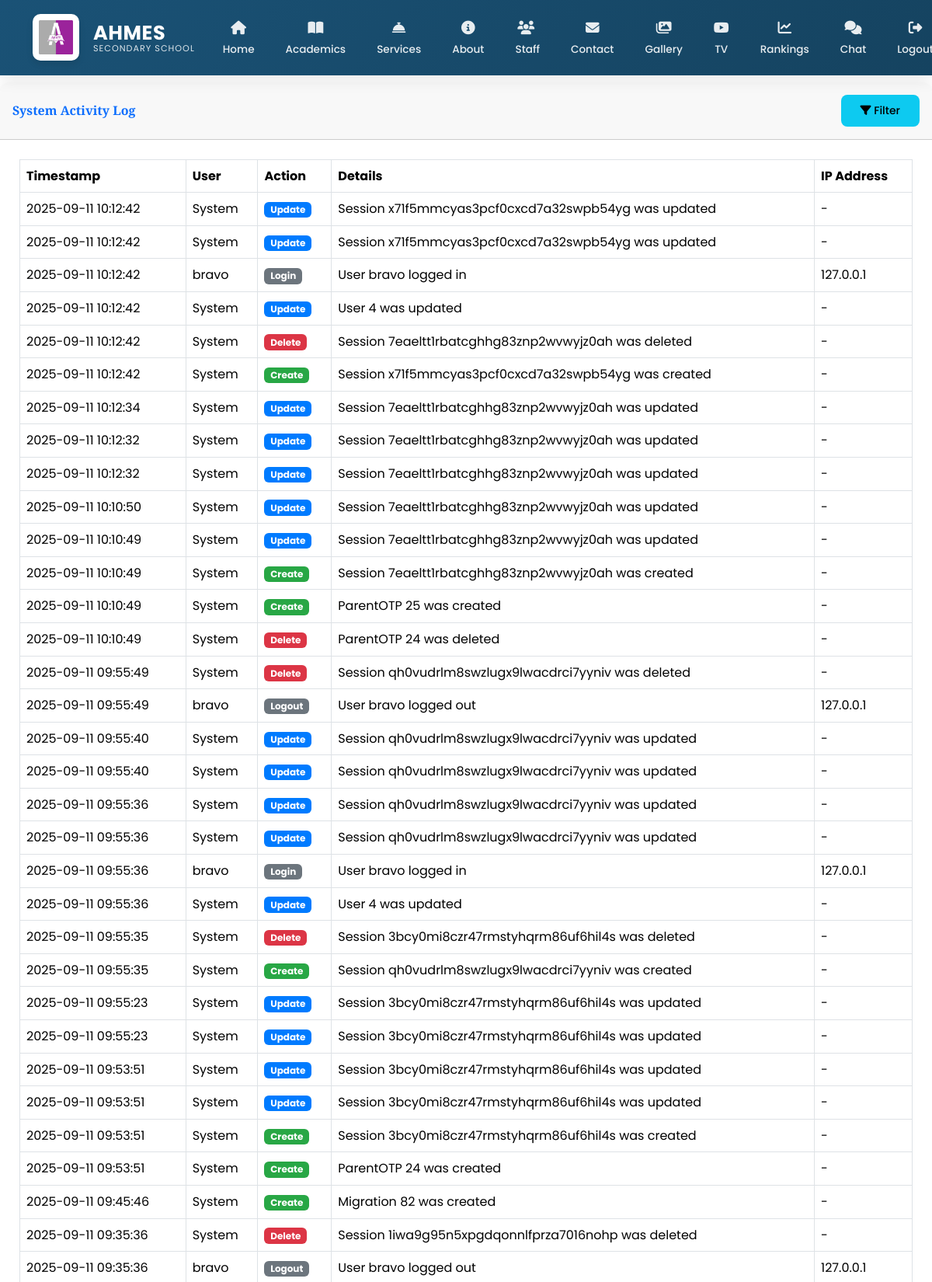
Screenshot of /ad/activity-log/?page=2 (signed in, upper part) with the database file from the repository.
### main/models.py (models this page shows, shortened)
class ActivityLog(models.Model):
    ACTION_CHOICES = [
        ('CREATE', 'Create'),
        ('UPDATE', 'Update'),
        ('DELETE', 'Delete'),
        ('LOGIN', 'Login'),
        ('LOGOUT', 'Logout'),
        ('LOGIN_FAILED', 'Login Failed'),
        ('PASSWORD_CHANGE', 'Password Change'),
    ]
    user = models.ForeignKey(User, on_delete=models.SET_NULL, null=True, blank=True)
    action = models.CharField(max_length=20, choices=ACTION_CHOICES)
    content_type = models.ForeignKey(ContentType, on_delete=models.SET_NULL, null=True, blank=True)
    object_id = models.CharField(max_length=50, null=True, blank=True)  # Changed to CharField
    content_object = GenericForeignKey('content_type', 'object_id')
    details = models.TextField(blank=True)
    ip_address = models.GenericIPAddressField(null=True, blank=True)
    user_agent = models.CharField(max_length=255, blank=True)
    timestamp = models.DateTimeField(auto_now_add=True)
    class Meta:
        ordering = ['-timestamp']
        verbose_name = 'Activity Log'
        verbose_name_plural = 'Activity Logs'

class User(AbstractUser):
    is_parent = models.BooleanField(default=False)
    is_admin = models.BooleanField(default=False)
    is_staff_member = models.BooleanField(default=False)
    is_student = models.BooleanField(default=False)
    last_activity = models.DateTimeField(null=True, blank=True)
    groups = models.ManyToManyField(
        Group,
        verbose_name=_('groups'),
        blank=True,
        help_text=_(
            'The groups this user belongs to. A user will get all permissions '
            'granted to each of their groups.'
        ),
        related_name="custom_user_set",
        related_query_name="user",
    )
    user_permissions = models.ManyToManyField(
        Permission,
        verbose_name=_('user permissions'),
        blank=True,
        help_text=_('Specific permissions for this user.'),
        related_name="custom_user_set",
        related_query_name="user",
    )
    class Meta:
        swappable = 'AUTH_USER_MODEL'
        db_table = 'auth_user'
    def __str__(self):
        return self.username

### main/views.py (the view)
# urls.py: path('ad/activity-log/', activity_log, name='activity_log'),
@login_required
@user_passes_test(lambda u: u.is_admin)
def activity_log(request):
    action = request.GET.get('action', '')
    user_id = request.GET.get('user', '')
    date_from = request.GET.get('date_from', '')
    date_to = request.GET.get('date_to', '')
    activities = ActivityLog.objects.all().select_related('user').order_by('-timestamp')
    if action:
        activities = activities.filter(action=action)
    if user_id:
        activities = activities.filter(user_id=user_id)
    if date_from:
        try:
            date_from_obj = datetime.strptime(date_from, '%Y-%m-%d').date()
            activities = activities.filter(timestamp__date__gte=date_from_obj)
        except ValueError:
            pass
    if date_to:
        try:
            date_to_obj = datetime.strptime(date_to, '%Y-%m-%d').date()
            activities = activities.filter(timestamp__date__lte=date_to_obj)
        except ValueError:
            pass
    paginator = Paginator(activities, 50)
    page_number = request.GET.get('page')
    page_obj = paginator.get_page(page_number)
    users = User.objects.filter(activitylog__isnull=False).distinct()
    filtered_user = None
    if user_id:
        try:
            filtered_user = User.objects.get(id=user_id)
        except User.DoesNotExist:
            pass
    context = {
        'page_obj': page_obj,
        'actions': ActivityLog.ACTION_CHOICES,
        'users': users,
        'selected_action': action,
        'selected_user': user_id,
        'filtered_user': filtered_user,  # Add this
        'date_from': date_from,
        'date_to': date_to,
    }
    return render(request, 'main/activity_log.html', context)

### main/context_processors.py (called while the page is built)
def admin_counts(request):
    if request.user.is_authenticated and request.user.is_admin:
        return {
            'pending_comments': Comment.objects.filter(is_approved=False).count(),
            'gallery_count': Gallery.objects.count(),
        }
    return {}

def unread_messages_count(request):
    if request.user.is_authenticated:
        count = Message.objects.filter(
            conversation__participants=request.user,
            is_read=False
        ).exclude(
            sender=request.user
        ).count()
        print(f"DEBUG: Unread messages count for {request.user}: {count}")  # Debug output
        return {'unread_messages_count': count}
    return {}

### main/templates/main/activity_log.html (shortened to what this page needs)
{% extends 'main/base.html' %}
{% load static %}
{% block content %}
    <link href="https://cdn.jsdelivr.net/npm/select2@4.1.0-rc.0/dist/css/select2.min.css" rel="stylesheet" />
<div class="card shadow mb-4">
    <div class="card-header py-3 d-flex justify-content-between align-items-center">
        <h6 class="m-0 font-weight-bold text-primary">System Activity Log</h6>
        <div>
            <button class="btn btn-sm btn-info" data-toggle="modal" data-target="#filterModal">
                <i class="fas fa-filter"></i> Filter
            </button>
        </div>
    </div>
    <div class="card-body">
        <div class="table-responsive">
            <table class="table table-bordered table-hover" width="100%" cellspacing="0">
                <thead class="thead-dark">
                    <tr>
                        <th>Timestamp</th>
                        <th>User</th>
                        <th>Action</th>
                        <th>Details</th>
                        <th>IP Address</th>
                    </tr>
                </thead>
                <tbody>
                    {% for activity in page_obj %}
                    <tr>
                        <td>{{ activity.timestamp|date:"Y-m-d H:i:s" }}</td>
                        <td>
                            {% if activity.user %}
                                {{ activity.user.username }}
                            {% else %}
                                System
                            {% endif %}
                        </td>
                        <td>
                            <span class="badge
                                {% if activity.action == 'CREATE' %}bg-success
                                {% elif activity.action == 'UPDATE' %}bg-primary
                                {% elif activity.action == 'DELETE' %}bg-danger
                                {% else %}bg-secondary{% endif %} text-white">
                                {{ activity.get_action_display }}
                            </span>
                        </td>
                        <td>{{ activity.details }}</td>
                        <td>{{ activity.ip_address|default:"-" }}</td>
                    </tr>
                    {% empty %}
                    <tr>
                        <td colspan="5" class="text-center">No activities found matching your filters</td>
                    </tr>
                    {% endfor %}
                </tbody>
            </table>
        </div>
    </div>
</div>
{% endblock %}

### main/templates/main/activity_log.html (style rules this page uses)
.bg-success { background-color: #28a745 !important; }
.bg-primary { background-color: #007bff !important; }
.bg-danger { background-color: #dc3545 !important; }
.bg-secondary { background-color: #6c757d !important; }
.text-white { color: white !important; }

### rows the page displays
ActivityLog: timestamp "2025-09-11 10:12:42", shows "System", action "Update", details "Session x71f5mmcyas3pcf0cxcd7a32swpb54yg was updated", ip_address "-"
ActivityLog: timestamp "2025-09-11 10:12:42", shows "System", action "Update", details "Session x71f5mmcyas3pcf0cxcd7a32swpb54yg was updated", ip_address "-"
ActivityLog: timestamp "2025-09-11 10:12:42", user.username "bravo", action "Login", details "User bravo logged in", ip_address "127.0.0.1"
ActivityLog: timestamp "2025-09-11 10:12:42", shows "System", action "Update", details "User 4 was updated", ip_address "-"
ActivityLog: timestamp "2025-09-11 10:12:42", shows "System", action "Delete", details "Session 7eaeltt1rbatcghhg83znp2wvwyjz0ah was deleted", ip_address "-"
ActivityLog: timestamp "2025-09-11 10:12:42", shows "System", action "Create", details "Session x71f5mmcyas3pcf0cxcd7a32swpb54yg was created", ip_address "-"
ActivityLog: timestamp "2025-09-11 10:12:34", shows "System", action "Update", details "Session 7eaeltt1rbatcghhg83znp2wvwyjz0ah was updated", ip_address "-"
ActivityLog: timestamp "2025-09-11 10:12:32", shows "System", action "Update", details "Session 7eaeltt1rbatcghhg83znp2wvwyjz0ah was updated", ip_address "-"
ActivityLog: timestamp "2025-09-11 10:12:32", shows "System", action "Update", details "Session 7eaeltt1rbatcghhg83znp2wvwyjz0ah was updated", ip_address "-"
ActivityLog: timestamp "2025-09-11 10:10:50", shows "System", action "Update", details "Session 7eaeltt1rbatcghhg83znp2wvwyjz0ah was updated", ip_address "-"
ActivityLog: timestamp "2025-09-11 10:10:49", shows "System", action "Update", details "Session 7eaeltt1rbatcghhg83znp2wvwyjz0ah was updated", ip_address "-"
ActivityLog: timestamp "2025-09-11 10:10:49", shows "System", action "Create", details "Session 7eaeltt1rbatcghhg83znp2wvwyjz0ah was created", ip_address "-"
ActivityLog: timestamp "2025-09-11 10:10:49", shows "System", action "Create", details "ParentOTP 25 was created", ip_address "-"
ActivityLog: timestamp "2025-09-11 10:10:49", shows "System", action "Delete", details "ParentOTP 24 was deleted", ip_address "-"
ActivityLog: timestamp "2025-09-11 09:55:49", shows "System", action "Delete", details "Session qh0vudrlm8swzlugx9lwacdrci7yyniv was deleted", ip_address "-"
ActivityLog: timestamp "2025-09-11 09:55:49", user.username "bravo", action "Logout", details "User bravo logged out", ip_address "127.0.0.1"
ActivityLog: timestamp "2025-09-11 09:55:40", shows "System", action "Update", details "Session qh0vudrlm8swzlugx9lwacdrci7yyniv was updated", ip_address "-"
ActivityLog: timestamp "2025-09-11 09:55:40", shows "System", action "Update", details "Session qh0vudrlm8swzlugx9lwacdrci7yyniv was updated", ip_address "-"
ActivityLog: timestamp "2025-09-11 09:55:36", shows "System", action "Update", details "Session qh0vudrlm8swzlugx9lwacdrci7yyniv was updated", ip_address "-"
ActivityLog: timestamp "2025-09-11 09:55:36", shows "System", action "Update", details "Session qh0vudrlm8swzlugx9lwacdrci7yyniv was updated", ip_address "-"
ActivityLog: timestamp "2025-09-11 09:55:36", user.username "bravo", action "Login", details "User bravo logged in", ip_address "127.0.0.1"
ActivityLog: timestamp "2025-09-11 09:55:36", shows "System", action "Update", details "User 4 was updated", ip_address "-"
ActivityLog: timestamp "2025-09-11 09:55:35", shows "System", action "Delete", details "Session 3bcy0mi8czr47rmstyhqrm86uf6hil4s was deleted", ip_address "-"
ActivityLog: timestamp "2025-09-11 09:55:35", shows "System", action "Create", details "Session qh0vudrlm8swzlugx9lwacdrci7yyniv was created", ip_address "-"
ActivityLog: timestamp "2025-09-11 09:55:23", shows "System", action "Update", details "Session 3bcy0mi8czr47rmstyhqrm86uf6hil4s was updated", ip_address "-"
ActivityLog: timestamp "2025-09-11 09:55:23", shows "System", action "Update", details "Session 3bcy0mi8czr47rmstyhqrm86uf6hil4s was updated", ip_address "-"
ActivityLog: timestamp "2025-09-11 09:53:51", shows "System", action "Update", details "Session 3bcy0mi8czr47rmstyhqrm86uf6hil4s was updated", ip_address "-"
ActivityLog: timestamp "2025-09-11 09:53:51", shows "System", action "Update", details "Session 3bcy0mi8czr47rmstyhqrm86uf6hil4s was updated", ip_address "-"
ActivityLog: timestamp "2025-09-11 09:53:51", shows "System", action "Create", details "Session 3bcy0mi8czr47rmstyhqrm86uf6hil4s was created", ip_address "-"
ActivityLog: timestamp "2025-09-11 09:53:51", shows "System", action "Create", details "ParentOTP 24 was created", ip_address "-"
ActivityLog: timestamp "2025-09-11 09:45:46", shows "System", action "Create", details "Migration 82 was created", ip_address "-"
ActivityLog: timestamp "2025-09-11 09:35:36", shows "System", action "Delete", details "Session 1iwa9g95n5xpgdqonnlfprza7016nohp was deleted", ip_address "-"
ActivityLog: timestamp "2025-09-11 09:35:36", user.username "bravo", action "Logout", details "User bravo logged out", ip_address "127.0.0.1"
